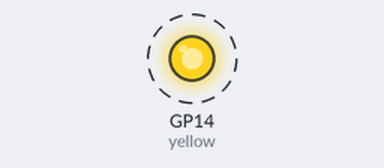
Recording of a program running on a simulated Raspberry Pi Pico running MicroPython. On the bench: output pins drawn as LEDs (lit = HIGH). Dashed ring = blinking.

Above: at 0.5 s.
Timing chart, 0 to 4.6 s (numbered marks = the images above):
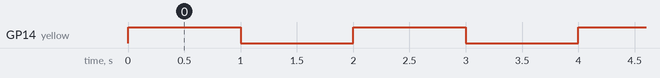

Measured:
- by itself, GP14 (yellow): alternates HIGH for 1.0 s and LOW for 1.0 s

The program:

led_on.py
```python
from picozero import LED
from time import sleep
from machine import Pin

yellow = LED(14, Pin.OUT)

while True:
    yellow.on()
    sleep(1)
    yellow.off()
    sleep(1)


#from machine import Pin
#from time import sleep

#buzzer = Pin(14, Pin.OUT)  # Connect to GPIO 14

#while True:
 #   buzzer.on()  # Turn the buzzer on
  #  sleep(0.1)     # Wait for 1 second
   # buzzer.off() # Turn the buzzer off
    #sleep(1)   
```
